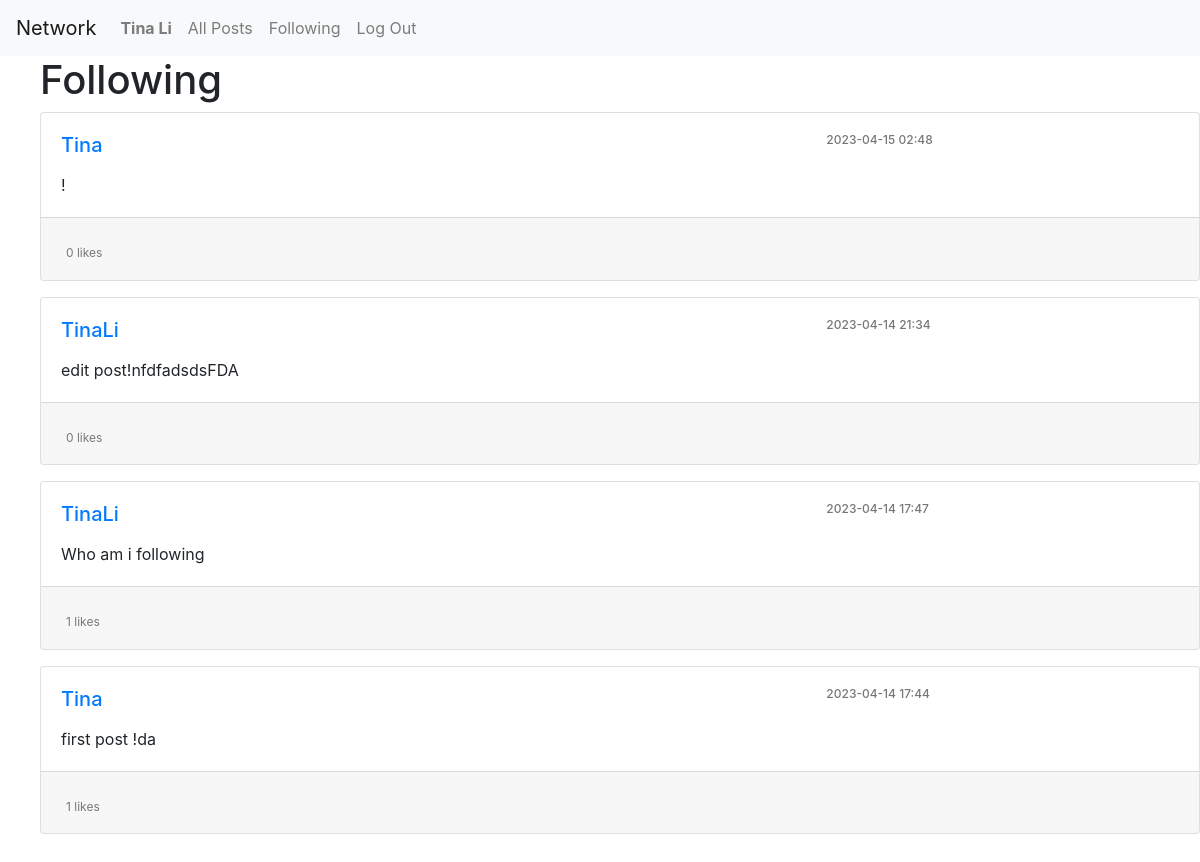
The page /following (signed in) on the database its author committed.
### network/models.py (models this page shows, shortened)
class User(AbstractUser):
    pass

class Post(models.Model):
    user_name = models.ForeignKey(User, on_delete=models.CASCADE, related_name="writer")
    content = models.TextField()
    post_date = models.DateTimeField(auto_now_add=True)
    likes = models.ManyToManyField(User, blank=True)
    @property
    def like_count(self):
        return self.likes.all().count()

### network/views.py (the view)
# urls.py: path("following", views.following, name="following"),
def following(request):
    user = request.user
    try:
        curr_user = Friend.objects.get(user_name=user)
    except curr_user.DoesNotExist:
        return HttpResponseRedirect(reverse(index))
    following = curr_user.following.all()
    posts = Post.objects.filter(user_name__in=following).order_by("-post_date")
    paginator = Paginator(posts, 10)
    page_number = request.GET.get('page')
    posts_of_the_page = paginator.get_page(page_number)
    return render(request, "network/following.html", {
        "posts": posts,
        "likedPosts": posts.filter(likes=request.user),
        "posts_of_the_page": posts_of_the_page
    })

### network/templates/network/following.html (shortened to what this page needs)
{% extends "network/layout.html" %}
{% load static %}
{% block body %}
<h1>Following</h1>
<div>
    <ul>
        {% for post in posts_of_the_page %}
        <div class="card mb-3">
            <div class="card-body">
                <div class="row">
                    <div class="col">
                        <h5 class="card-title mb-3"><a href="{% url 'profile'  post.user_name.id %}">{{post.user_name}}</a>
                        </h5>
                    </div>
                    <div class="col-4 text-end">
                        <h6 class="post-date" id="date{{ post.id }}">{{ post.post_date|date:'Y-m-d H:i' }}</h6>
                    </div>
                </div>
                <p class="card-text" id="text{{ post.id }}">{{ post.content }}</p>
            </div>
            <div class="card-footer" id="footer{{ post.id }}">
                <div class="row">
                    <div class="col-10" id="like-section">
                        {% if post in likedPosts %}
                        <ion-icon id="{{ post.id }}" name="heart" class="active" onclick="like_post('{{ post.id }}')">
                            <div class='red-bg'></div>
                        </ion-icon>
                        <span class="ms-2 likes-count" id="count{{ post.id }}">{{ post.like_count }} likes</span>
                        {% else %}
                        <span class="ms-2 likes-count" id="count{{ post.id }}">{{ post.like_count }} likes</span>
                        {% endif %}
                    </div>
                </div>
            </div>
        </div>
        {% endfor %}
    </ul>
</div>
{% endblock %}

### network/templates/network/layout.html (shortened to what this page needs)
{% load static %}
<!DOCTYPE html>
<html lang="en">
<head>
    <link rel="stylesheet" href="https://stackpath.bootstrapcdn.com/bootstrap/4.4.1/css/bootstrap.min.css"
>
    <link href="{% static 'network/styles.css' %}" rel="stylesheet">
</head>
<body>
    <nav class="navbar navbar-expand-lg navbar-light bg-light">
        <a class="navbar-brand" href="#">Network</a>
        <div>
            <ul class="navbar-nav mr-auto">
                {% if user.is_authenticated %}
                <li class="nav-item">
                    <a class="nav-link" href="#"><strong>{{ user.username }}</strong></a>
                </li>
                {% endif %}
                <li class="nav-item">
                    <a class="nav-link" href="{% url 'index' %}">All Posts</a>
                </li>
                {% if user.is_authenticated %}
                <li class="nav-item">
                    <a class="nav-link" href="{% url 'following' %}">Following</a>
                </li>
                <li class="nav-item">
                    <a class="nav-link" href="{% url 'logout' %}">Log Out</a>
                </li>
                {% endif %}
            </ul>
        </div>
    </nav>
    <div class="body">
        {% block body %}
        {% endblock %}
    </div>
</body>
</html>

### network/static/network/styles.css (style rules this page uses)
h1 { margin-left: 40px; }
.post-date { font-size: 12px; color: #777; margin-bottom: 10px; }
.likes-count { font-size: 12px; color: #777; margin-left: 5px; }

### rows shown on the page
User: username "Tina Li"
Post: user_name "Tina", post_date "2023-04-15 02:48", content "!", like_count "0"
Post: user_name "TinaLi", post_date "2023-04-14 21:34", content "edit post!nfdfadsdsFDA", like_count "0"
Post: user_name "TinaLi", post_date "2023-04-14 17:47", content "Who am i following", like_count "1"
Post: user_name "Tina", post_date "2023-04-14 17:44", content "first post !da", like_count "1"
